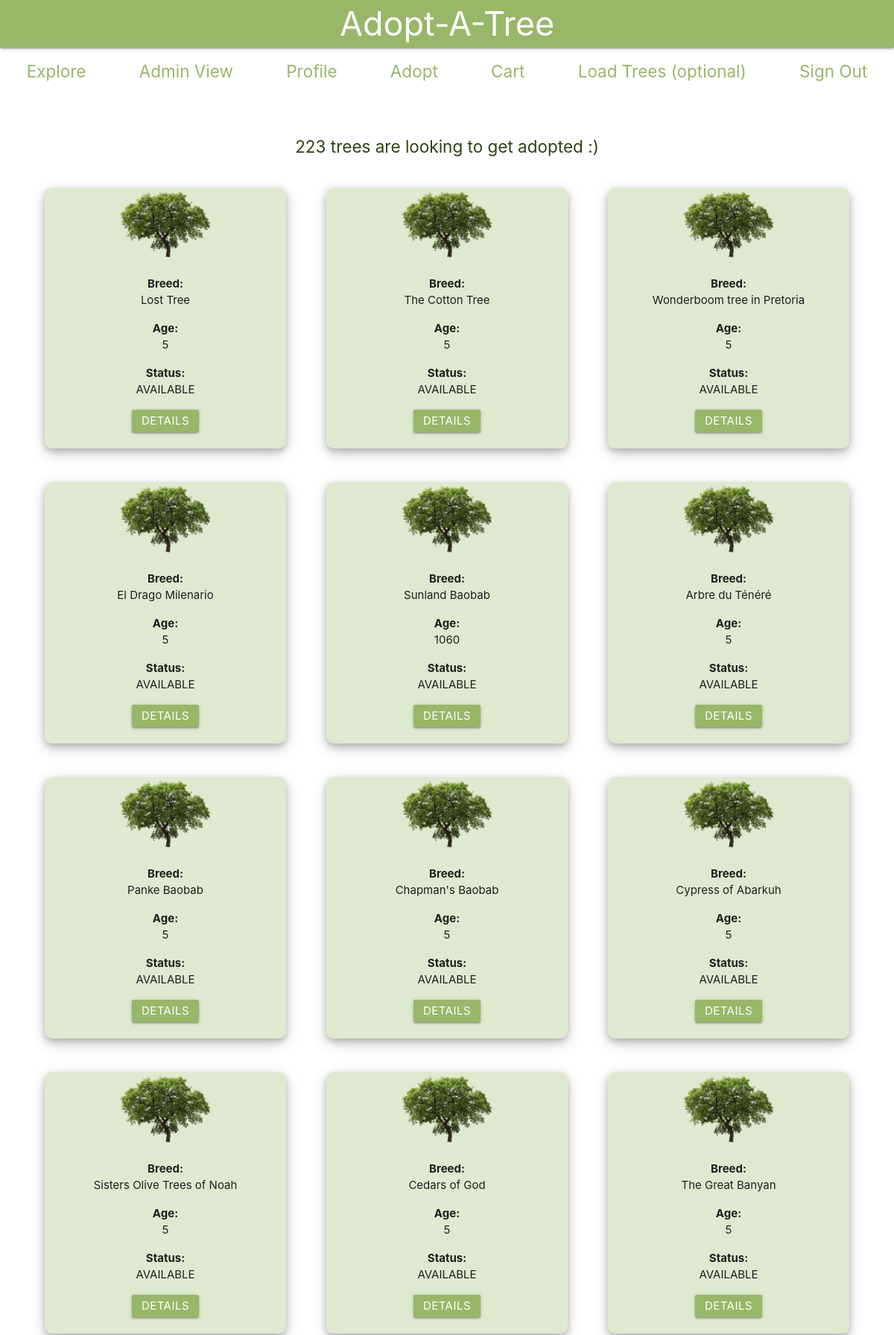
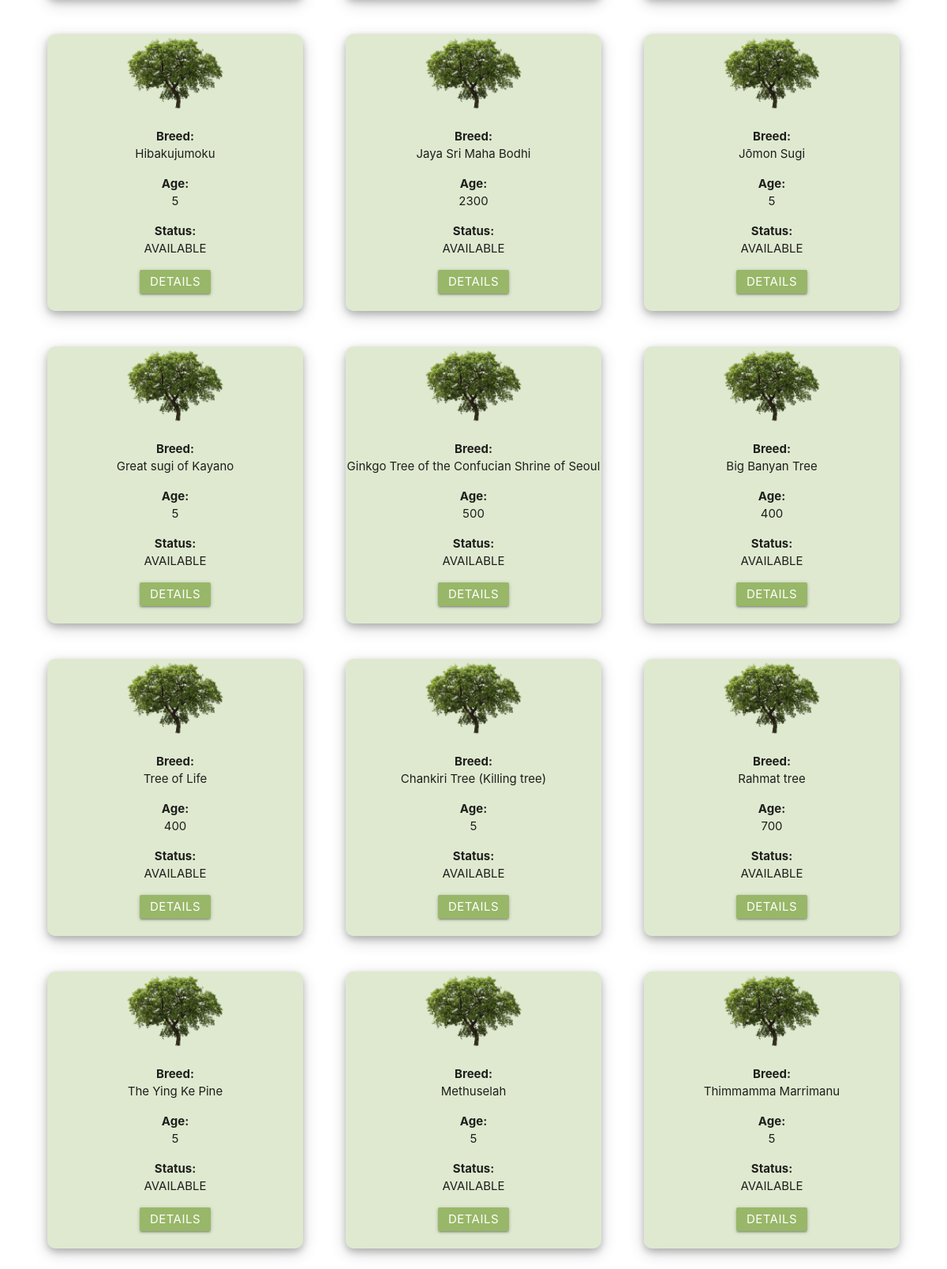
Screenshot of /auth/main/adopt (signed in, upper part) with the database file from the repository (2 pictures, top to bottom).
### main/models.py (models this page shows)
class Trees(models.Model):
    tree_type_id = models.ForeignKey(TreeType, on_delete=models.CASCADE)
    age = models.IntegerField()
    location = models.CharField(max_length=250)
    AVAILABLE = 'AVAILABLE'
    SOLD = 'SOLD'
    PENDING = 'PENDING'
    STATUS_CHOICES = (
        (AVAILABLE, 'Available'),
        (PENDING, 'Sold'),
        (SOLD, 'Pending'),
    )
    status = models.CharField(
        max_length = 9,
        choices = STATUS_CHOICES,
        default = AVAILABLE
    )

class TreeType(models.Model):
    breed = models.CharField(max_length=250, unique=True)
    description = models.CharField(max_length=250)

### main/views.py (the view)
# urls.py: path('adopt', views.adopt, name='adopt'),
@csrf_exempt
def adopt(request):
    if request.user.is_authenticated is False:
        return HttpResponse('User unauthorized.', status=401)
    if request.method == 'GET':
        trees = []
        for tree in Trees.objects.all():
            trees.append(tree)
        return render(request, 'main/trees.html', {'trees' : trees}, status=200)

### templates/main/trees.html (shortened to what this page needs)
{% load static from staticfiles %}
<!DOCTYPE html>
<html>
    <head>
        <link rel="stylesheet" href="https://cdnjs.cloudflare.com/ajax/libs/materialize/1.0.0/css/materialize.min.css">
        <link rel="stylesheet" href="{% static 'trees.css' %}">
    </head>
    <body>
        <nav>
            <div class="nav-wrapper">
                <a href="#!" class="brand-logo center">Adopt-A-Tree</a>
            </div>
        </nav>
        <div class="navbar">
            <ul id="nav-mobile">
                <li><a href="/explore">Explore</a></li>
                <li><a href="/adminview">Admin View</a></li>
                <li><a href="/profile">Profile</a></li>
                <li><a href="/adopt">Adopt</a></li>
                <li><a href="/cart">Cart</a></li>
                <li><a href="/scrape">Load Trees (optional)</a></li>
                <li><a href="/auth/signout">Sign Out</a></li>
            </ul>
        </div>
        <div id="content">
            {% if trees %}
                <p>{{ trees|length }} trees are looking to get adopted :)</p>
                <ul class="contentul">
                {% for tree in trees %}
                    {% if tree.status == 'AVAILABLE' %}
                        <li class="onetree">
                            <div class="imgtreediv">
                                <img class="imgtree" src="/static/img/tree.png" alt="tree"/>
                            </div>
                            <ul class="singletreedetails">
                                <li>Breed: <p>{{ tree.tree_type_id.breed }}</p> </li>
                                <li>Age: <p>{{ tree.age }}</p> </li>
                                <li>Status: <p>{{ tree.status }}</p></li>
                                <form action="/adopt/{{tree.id}}" method="get">
                                    <input type="submit" class="btn-large" value="Details">
                                </form>
                                <br />
                            </ul>
                        </li>
                    {% endif %}
                {% endfor %}
                </ul>
            {% else %}
                There are no trees to look at
            {% endif %}
        </div>
    </body>
</html>

### assets/trees.css (style rules this page uses)
.nav-wrapper { background-color: #98B768; color: white; margin: auto; padding: 0; }
.nav-wrapper a { color: white; font-size: 3rem; }
.navbar { align-content: center; margin: auto; padding: 0; padding-bottom: 2rem; }
.navbar ul a { color: #98B768; font-size: 1.5rem; }
.navbar ul { display: flex; flex-direction: row; flex-wrap: wrap; margin: auto; padding: 0; align-content: center; text-align: center; align-items: center }
.navbar ul li { text-align: center; padding: 1rem; align-content: center; align-self: center; margin: auto; }
nav { background-color: #98B768; }
#content > p { text-align: center; color: #304214; font-size: 1.5rem; }
.contentul { padding-top: 1rem; width: 90%; text-align: center; margin: auto; display: flex; flex-direction: row; flex-wrap: wrap; justify-content: space-between; }
.btn-large { background-color: #98B768; font-size: 1rem; text-align: center; height: 2rem; width: 6rem; margin: 0; padding: 0; vertical-align: middle; line-height: 6px; }
.onetree { background-color: rgba(151, 183, 104, 0.308); width: 30%; border-radius: 10px; box-shadow: 0 4px 8px 0 rgba(0, 0, 0, 0.2), 0 6px 20px 0 rgba(0, 0, 0, 0.19); margin-bottom: 3rem; }
.singletreedetails { padding-top: 1rem; }
.singletreedetails li { font-weight: bold; display: inline; }
.singletreedetails li p { font-weight: normal; padding-bottom: 1rem; margin: 0px; }
.imgtree { width: 40%; }

### rows the page displays
Trees: tree_type_id.breed "Lost Tree", age "5", status "AVAILABLE"
Trees: tree_type_id.breed "The Cotton Tree", age "5", status "AVAILABLE"
Trees: tree_type_id.breed "Wonderboom tree in Pretoria", age "5", status "AVAILABLE"
Trees: tree_type_id.breed "El Drago Milenario", age "5", status "AVAILABLE"
Trees: tree_type_id.breed "Sunland Baobab", age "1060", status "AVAILABLE"
Trees: tree_type_id.breed "Arbre du Ténéré", age "5", status "AVAILABLE"
Trees: tree_type_id.breed "Panke Baobab", age "5", status "AVAILABLE"
Trees: tree_type_id.breed "Chapman's Baobab", age "5", status "AVAILABLE"
Trees: tree_type_id.breed "Cypress of Abarkuh", age "5", status "AVAILABLE"
Trees: tree_type_id.breed "Sisters Olive Trees of Noah", age "5", status "AVAILABLE"
Trees: tree_type_id.breed "Cedars of God", age "5", status "AVAILABLE"
Trees: tree_type_id.breed "The Great Banyan", age "5", status "AVAILABLE"
Trees: tree_type_id.breed "Hibakujumoku", age "5", status "AVAILABLE"
Trees: tree_type_id.breed "Jaya Sri Maha Bodhi", age "2300", status "AVAILABLE"
Trees: tree_type_id.breed "Jōmon Sugi", age "5", status "AVAILABLE"
Trees: tree_type_id.breed "Great sugi of Kayano", age "5", status "AVAILABLE"
Trees: tree_type_id.breed "Ginkgo Tree of the Confucian Shrine of Seoul", age "500", status "AVAILABLE"
Trees: tree_type_id.breed "Big Banyan Tree", age "400", status "AVAILABLE"
Trees: tree_type_id.breed "Tree of Life", age "400", status "AVAILABLE"
Trees: tree_type_id.breed "Chankiri Tree (Killing tree)", age "5", status "AVAILABLE"
Trees: tree_type_id.breed "Rahmat tree", age "700", status "AVAILABLE"
Trees: tree_type_id.breed "The Ying Ke Pine", age "5", status "AVAILABLE"
Trees: tree_type_id.breed "Methuselah", age "5", status "AVAILABLE"
Trees: tree_type_id.breed "Thimmamma Marrimanu", age "5", status "AVAILABLE"

### other values shown
{{ trees|length }} "223"
